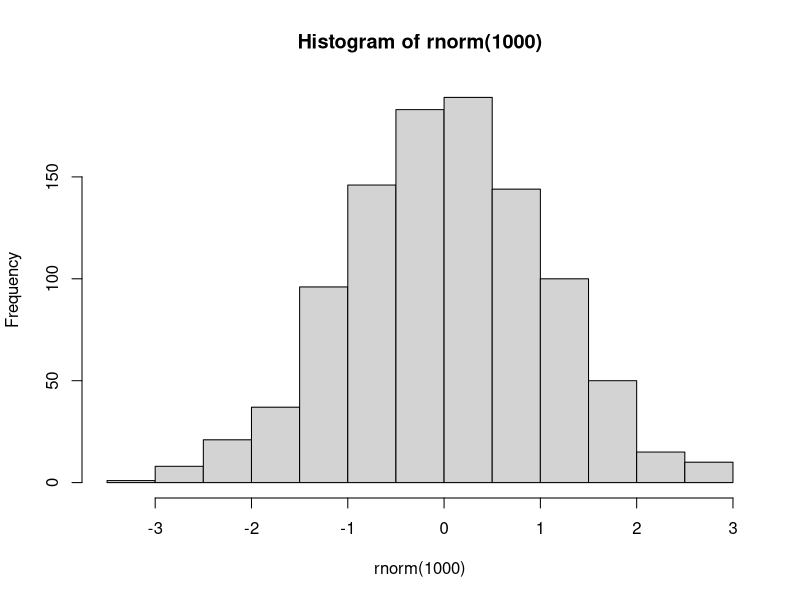
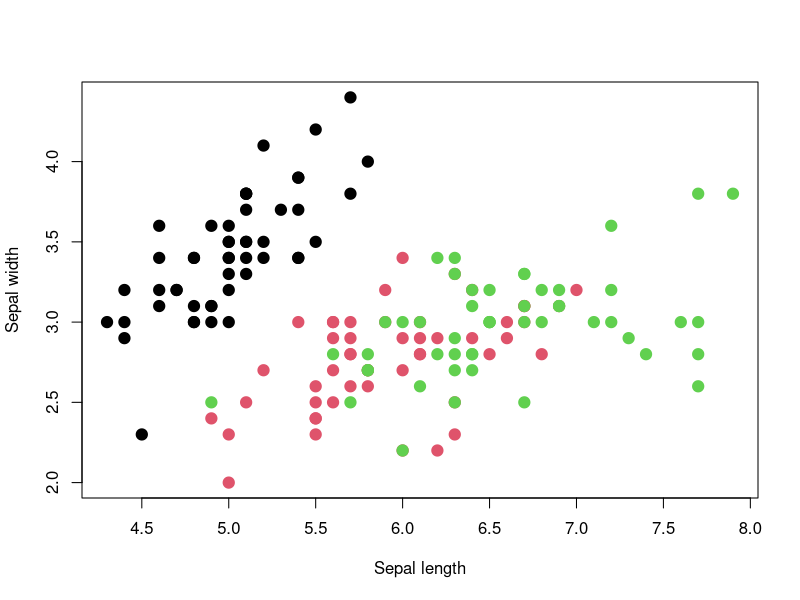
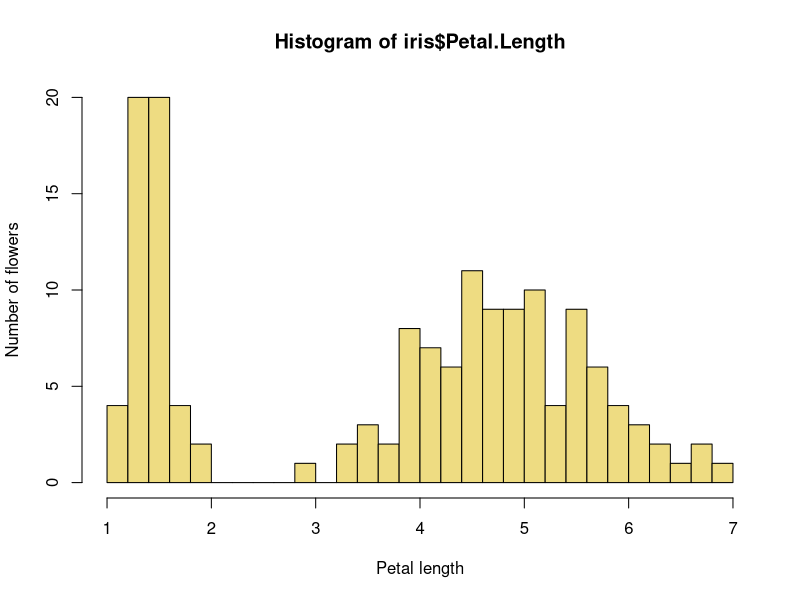
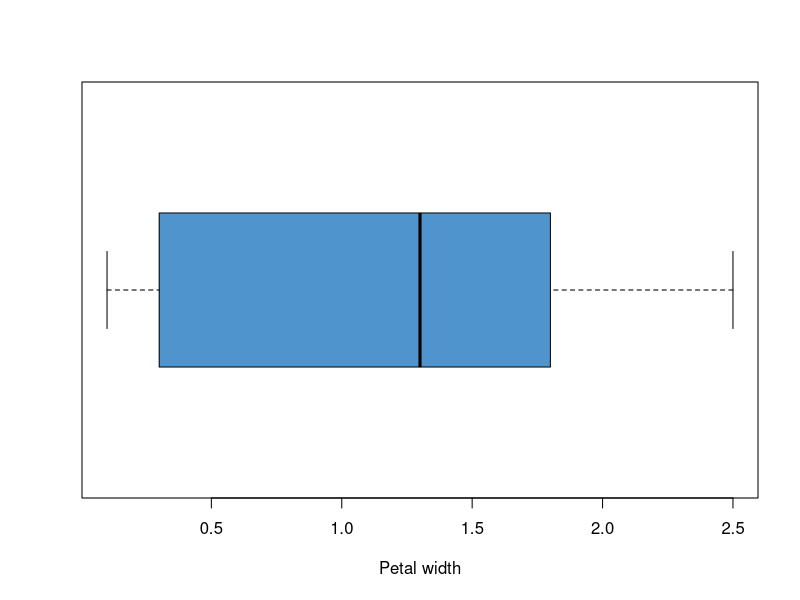

Here is the R script that generated these plots, in order:
## ---- chunk 1
knitr::opts_chunk$set(echo = TRUE)
## ---- chunk 2
2+2

hist(rnorm(1000))
## ---- chunk 3
x <- c(1, 2, 3)
y <- c(4, 5, 6)

4 * x

x^2

x + y

x * y

x %*% y

x %*% t(y)
## ---- chunk 4
mat1 <- matrix(data = 1:9, nrow = 3, ncol = 3)
mat2 <- matrix(data = -4:4, nrow = 3, ncol = 3, byrow = TRUE)

4 * mat1

t(mat1)

mat1 %*% mat2
## ---- chunk 5
my_list <- list(First_class = c(1, 2, 3, 4, 4, 4), 
                Second_class = matrix(1:4, 2, 2),
                last_element = 2.4,
                words = c("i", "love", "statistics"))

my_list$First_class

names(my_list)
## ---- chunk 6
# creating a data frame from a matrix
df1 <- data.frame(mat1)
df1

# creating a data frame column by column
df2 <- data.frame(col1 = 24:26, col2 = c("a", "b", "c"), col3 = c(4.5, 1.4, 5.1))
df2

# dimensions and column names
dim(df2)
colnames(df2)

# indexing rows
df2[1,]

# indexing columns
df2[,1]
df2$col1
## ---- chunk 7
str(iris)
## ---- chunk 8
number <- 31

if (number > 30 & number < 31) {
  print("condition 1 satsfied")
}

if (number > 30 | number < 31) {
  print("condition 2 satisfied")
}

if (number <= 20) {
  print("less than twenty")
} else if (number <= 30) {
  print("less than thirty")
} else {
  print("less than forty")
}

ifelse(number <= 20, "less than twenty", ifelse(number <= 30, "less than thirty", "less than forty"))
## ---- chunk 9
for(i in 1:5){
  print(i)
}
## ---- chunk 10
i = 0
while(i < 5){
  i = i + 1
  print(i)
}
## ---- chunk 11
# ?apply # `?` followed by the function name will open the documentation for the function
# ?sapply
sapply(1:5, function(i) {i ^ 2})
## ---- chunk 12
df1
sapply(df1, mean)
## ---- chunk 13
a <- iris$Sepal.Length
b <- iris$Sepal.Width

mean(a)

var(a)

cov(a, b)

cor(a, b)

sd(a)

median(a)

quantile(a, c(0.025, 0.975))

range(a)

min(a)

max(a)
## ---- chunk 14
my_function <- function(x, y, z = 8) {
  if (!is.numeric(x) | !is.numeric(y)) {
    return("bad input(s): x and y need to be numeric")
  }
  
  result <- x + 2*y + z^2 - 3
  
  return(result)
}

my_function(x = 4, y = -12, z = 8)
my_function(x = 4, y = -12) # unless overridden, z = 8 by default

my_function(x = "stats", y = -12, z = 2)
## ---- chunk 15
(function(x, y, z = 8) {return(x + 2*y + z^2 - 3)})(x = 4, y = -12)
## ---- chunk 16
# install.packages("tidyverse")
library(tidyverse)
## ---- chunk 17
# ?plot
plot(x = iris$Sepal.Length, y = iris$Sepal.Width,
     col = iris$Species, pch = 19, cex = 1.5,
     xlab = "Sepal length", ylab = "Sepal width")
## ---- chunk 18
# ?hist
hist(iris$Petal.Length, breaks = 40, col = "lightgoldenrod2",
     xlab = "Petal length", ylab = "Number of flowers")
## ---- chunk 19
# ?boxplot
boxplot(iris$Petal.Width, horizontal = TRUE,
        col = "steelblue3", xlab = "Petal width")
## ---- chunk 20
set.seed(451)
rnorm(5)

set.seed(269387)
rnorm(5)

set.seed(451)
rnorm(5)
## ---- chunk 21

## ---- chunk 22

## ---- chunk 23
